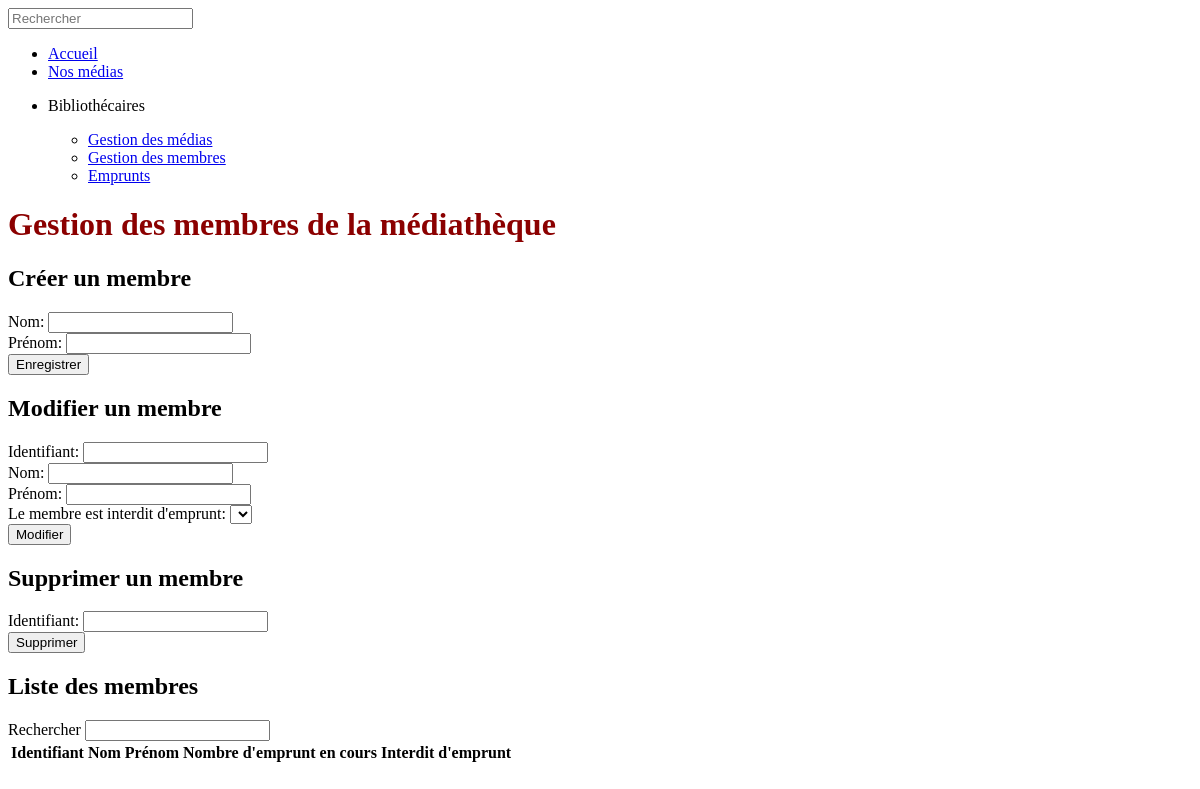
/bibliothecaire/gestion-des-membres/, run on an earlier commit of the app's database.
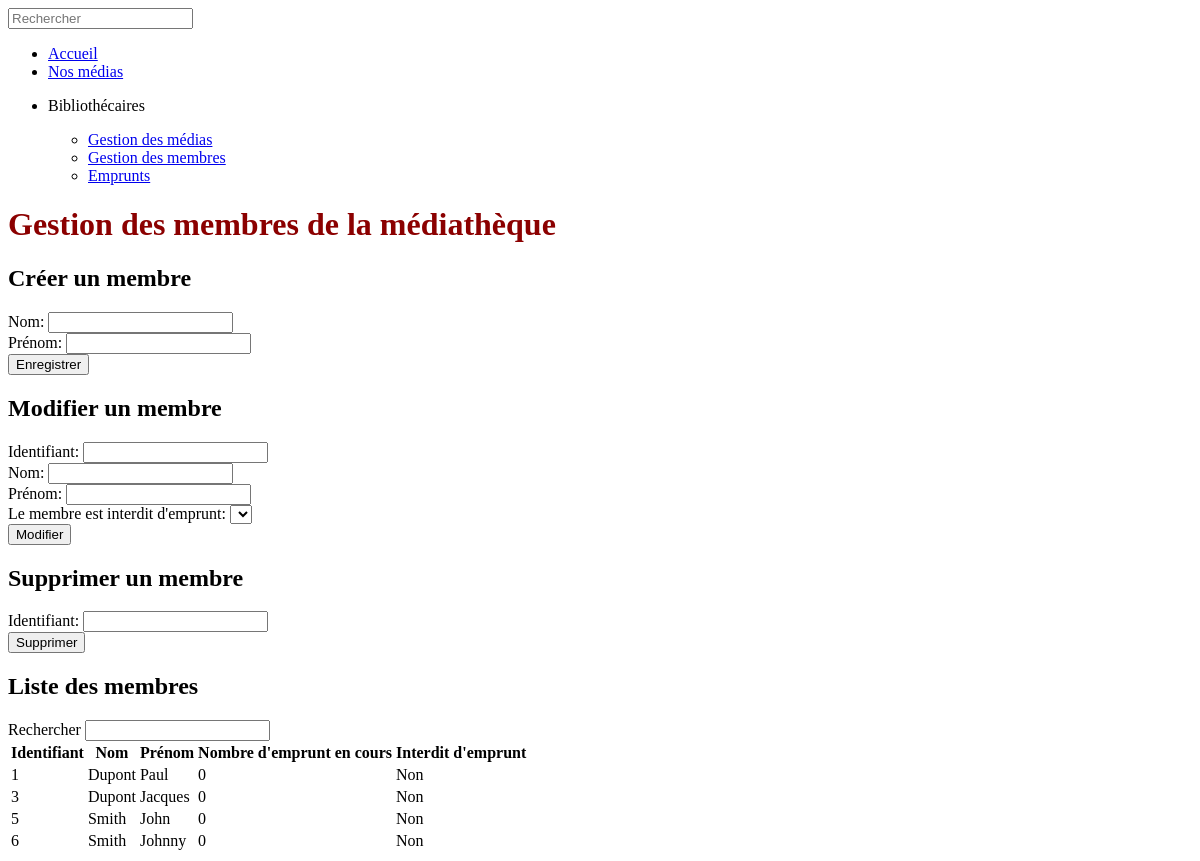
And on a later commit of the database.
### librarians_app/models.py (models this page shows)
class Member(models.Model):
    first_name = models.fields.CharField(max_length=30)
    last_name = models.fields.CharField(max_length=30)
    nb_current_borrowings = models.fields.IntegerField(
        default = 0,
        validators = [
            MaxValueValidator(3),
            MinValueValidator(0)
        ]
    )
    is_blocked = models.fields.BooleanField(default=False)

### librarians_app/views.py (the view)
# urls.py: path('gestion-des-membres/', views.members_management, name='members_management'),
def members_management(request):
    members = Member.objects.all()
    if request.method == 'POST':
        if 'submit_create_member' in request.POST:
            return create_member(request, members)
        elif 'submit_update_member' in request.POST:
            return update_member(request, members)
        elif 'submit_delete_member' in request.POST:
            return delete_member(request, members)
        else:
            return redirect('members_management')
    else:
        medias = BorrowableMedia.objects.filter(is_available=False)
        today = date.today()
        for media in medias:
            if media.return_date < today:
                media.borrower.is_blocked = True
                media.borrower.save()
        return render(request, 'membersManagement.html', {
            'members': members,
            'create_member': CreateMember(),
            'update_member': UpdateMember(),
            'delete_member': DeleteMember()
        })

### librarians_app/forms.py
class CreateMember(forms.Form):
    last_name = forms.CharField(required=True, label='Nom')
    first_name = forms.CharField(required=True, label='Prénom')

class UpdateMember(forms.Form):
    id = forms.IntegerField(
        required=True,
        label='Identifiant',
        widget=forms.TextInput(attrs={'id': 'member-id-update'})
    )
    last_name = forms.CharField(
        required=True,
        label='Nom',
        widget=forms.TextInput(attrs={'id': 'member-last-name-update'})
    )
    first_name = forms.CharField(
        required=True,
        label='Prénom',
        widget=forms.TextInput(attrs={'id': 'member-first-name-update'})
    )
    is_blocked = forms.ChoiceField(
        required=True,
        choices=[],
        label="Le membre est interdit d'emprunt",
        widget=forms.Select(attrs={'id': 'member-is-blocked-update'})
    )

### librarians_app/templates/membersManagement.html (shortened to what this page needs)
{% extends 'base.html' %}
{% load static %}
{% block members_management %}
<main>
  <h1>Gestion des membres de la médiathèque</h1>
  <section id="create-member-section">
    <h2>Créer un membre</h2>
    <form action="" method="post" novalidate>
      {{ create_member }}
      <input type="submit" name="submit_create_member" value="Enregistrer">
    </form>
  </section>
  <section id="update-member-section">
    <h2>Modifier un membre</h2>
      <form action="" method="post" novalidate>
          {{ update_member }}
          <input type="submit" name="submit_update_member" value="Modifier">
      </form>
  </section>
  <section id="delete-member-section">
    <h2>Supprimer un membre</h2>
      <form action="" method="post" novalidate>
          {{ delete_member }}
          <input type="submit" name="submit_delete_member" value="Supprimer">
      </form>
  </section>
  <section>
    <h2>Liste des membres</h2>
    <label for="member-search-bar">Rechercher</label>
    <input type="text" name="member_search_bar" id="member-search-bar">
    <table>
        <thead>
            <tr>
                <th>Identifiant</th>
                <th>Nom</th>
                <th>Prénom</th>
                <th>Nombre d'emprunt en cours</th>
                <th>Interdit d'emprunt</th>
            </tr>
        </thead>
        <tbody>
            {% for member in members %}
            <tr class="member">
                <td>{{ member.pk }}</td>
                <td>{{ member.last_name }}</td>
                <td>{{ member.first_name }}</td>
                <td>{{ member.nb_current_borrowings }}</td>
                <td>{% if member.is_blocked %} Oui {% else %} Non {% endif %}</td>
            </tr>
            {% endfor %}
        </tbody>
    </table>
  </section>
</main>
{% endblock %}

What changed in the data, as far as the page shows it:
added Member: pk "1", last_name "Dupont", first_name "Paul", nb_current_borrowings "0", is_blocked "Non"
added Member: pk "3", last_name "Dupont", first_name "Jacques", nb_current_borrowings "0", is_blocked "Non"
added Member: pk "5", last_name "Smith", first_name "John", nb_current_borrowings "0", is_blocked "Non"
added Member: pk "6", last_name "Smith", first_name "Johnny", nb_current_borrowings "0", is_blocked "Non"
